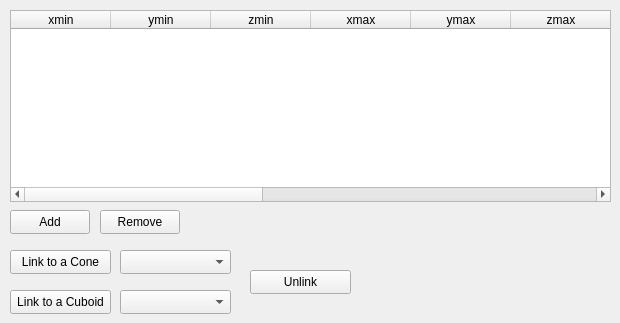
    <widget class="QWidget" name="tab_6">
     <attribute name="title">
      <string>Particle</string>
     </attribute>
     <widget class="LatticeTableWidget" name="latticeTableWidget">
      <property name="geometry">
       <rect>
        <x>10</x>
        <y>10</y>
        <width>601</width>
        <height>192</height>
       </rect>
      </property>
      <property name="autoFillBackground">
       <bool>false</bool>
      </property>
      <property name="alternatingRowColors">
       <bool>true</bool>
      </property>
      <property name="selectionMode">
       <enum>QAbstractItemView::SingleSelection</enum>
      </property>
      <property name="selectionBehavior">
       <enum>QAbstractItemView::SelectRows</enum>
      </property>
      <attribute name="verticalHeaderVisible">
       <bool>false</bool>
      </attribute>
      <column>
       <property name="text">
        <string>xmin</string>
       </property>
      </column>
      <column>
       <property name="text">
        <string>ymin</string>
       </property>
      </column>
      <column>
       <property name="text">
        <string>zmin</string>
       </property>
      </column>
      <column>
       <property name="text">
        <string>xmax</string>
       </property>
      </column>
      <column>
       <property name="text">
        <string>ymax</string>
       </property>
      </column>
      <column>
       <property name="text">
        <string>zmax</string>
       </property>
      </column>
      <column>
       <property name="text">
        <string>r0/rave</string>
       </property>
      </column>
      <column>
       <property name="text">
        <string>r1/rsigma</string>
       </property>
      </column>
      <column>
       <property name="text">
        <string>N</string>
       </property>
      </column>
      <column>
       <property name="text">
        <string>Vmax</string>
       </property>
      </column>
      <column>
       <property name="text">
        <string>Wmax</string>
       </property>
      </column>
      <column>
       <property name="text">
        <string>Position RDM</string>
       </property>
      </column>
     </widget>
     <widget class="QPushButton" name="addLatticePushButton">
      <property name="geometry">
       <rect>
        <x>10</x>
        <y>210</y>
        <width>80</width>
        <height>24</height>
       </rect>
      </property>
      <property name="text">
       <string>Add</string>
      </property>
     </widget>
     <widget class="QPushButton" name="removeLatticePushButton">
      <property name="geometry">
       <rect>
        <x>100</x>
        <y>210</y>
        <width>80</width>
        <height>24</height>
       </rect>
      </property>
      <property name="text">
       <string>Remove</string>
      </property>
     </widget>
     <widget class="QPushButton" name="linkToConePushButton">
      <property name="geometry">
       <rect>
        <x>10</x>
        <y>250</y>
        <width>101</width>
        <height>24</height>
       </rect>
      </property>
      <property name="text">
       <string>Link to a Cone</string>
      </property>
     </widget>
     <widget class="ConesComboBox" name="coneListComboBox">
      <property name="geometry">
       <rect>
        <x>120</x>
        <y>250</y>
        <width>111</width>
        <height>24</height>
       </rect>
      </property>
     </widget>
     <widget class="QPushButton" name="linkToCuboidPushButton">
      <property name="geometry">
       <rect>
        <x>10</x>
        <y>290</y>
        <width>101</width>
        <height>24</height>
       </rect>
      </property>
      <property name="text">
       <string>Link to a Cuboid</string>
      </property>
     </widget>
     <widget class="CuboidsComboBox" name="cuboidListComboBox">
      <property name="geometry">
       <rect>
        <x>120</x>
        <y>290</y>
        <width>111</width>
        <height>24</height>
       </rect>
      </property>
     </widget>
     <widget class="QPushButton" name="unlinkPushButton">
      <property name="geometry">
       <rect>
        <x>250</x>
        <y>270</y>
        <width>101</width>
        <height>24</height>
       </rect>
      </property>
      <property name="text">
       <string>Unlink</string>
      </property>
     </widget>
    </widget>
